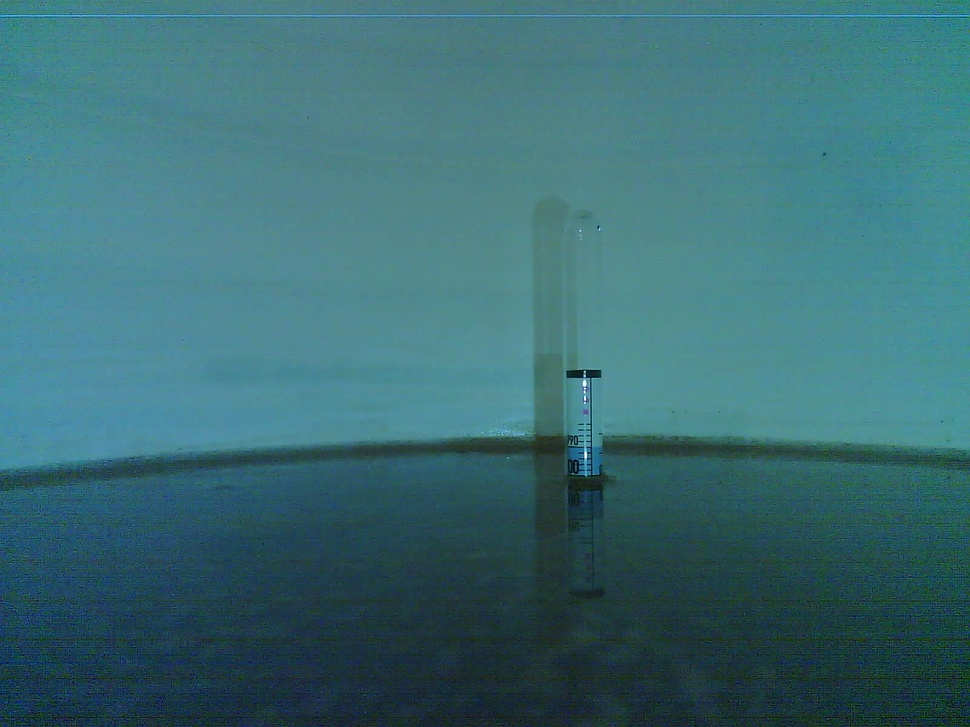
#> input picture HydroCamPictureGrabber/photos/20201204-114655.jpg, 970 x 727 px, shrunk from 1600 x 1200 before the run; its folder holds only this picture in this run
$ python image_processing_test.py
#> lines starting #> are read from the running program, lines starting #| are printed output that depends on the picture; after the words box and inside, x2 and y2 are one past the last pixel; in counts of white or black regions, pixels touching at a corner belong together
#> further down, test_img is the input picture: shape (727, 970, 3); mean B, G, R 116.1, 108.6, 58.7
### HydroCamPictureGrabber/HydroCam.py
import matplotlib.pyplot as plt
import traceback
import numpy as np
import cv2 as cv

def count_marks(img_filename):
#> called with img_filename = 'photos/20201204-114655.jpg'
    try:
        img = cv.imread(img_filename)
        fig = plt.figure()
        fig.set_size_inches(12, 8, forward=True)

        ax1 = fig.add_subplot(1,9,1)
        ax1.imshow(img)
        img_gray = cv.cvtColor(img, cv.COLOR_BGR2GRAY)
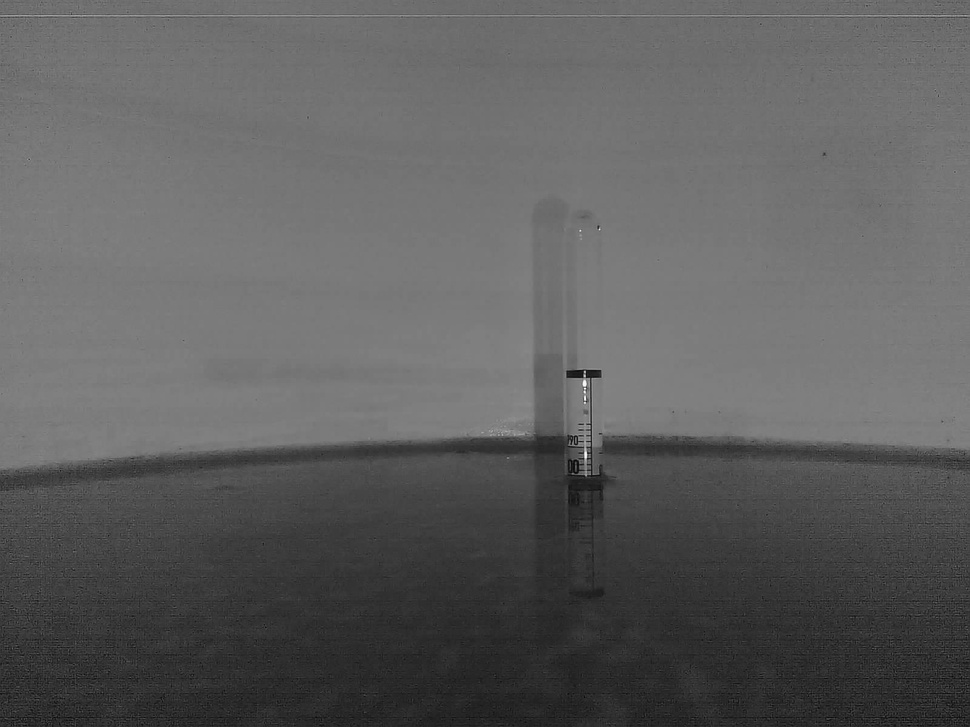
#> img_gray: shape (727, 970); min 5, max 248, mean 94.5
        img_hsv  = cv.cvtColor(img, cv.COLOR_BGR2HSV)
#> img_hsv: shape (727, 970, 3); mean H, S, V 93.6, 129.2, 117
        template_bar = cv.imread('bar_template.png', 0)
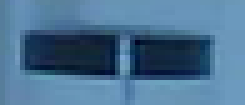
#> input picture HydroCamPictureGrabber/bar_template.png, 49 x 21 px, shrunk from 81 x 35 before the run (shown 5 times larger)
#> template_bar: shape (21, 49); min 7, max 157, mean 104.5
        w, h = template_bar.shape[::-1]
#> w = 49; h = 21

        res = cv.matchTemplate(img_gray, template_bar, cv.TM_CCOEFF)
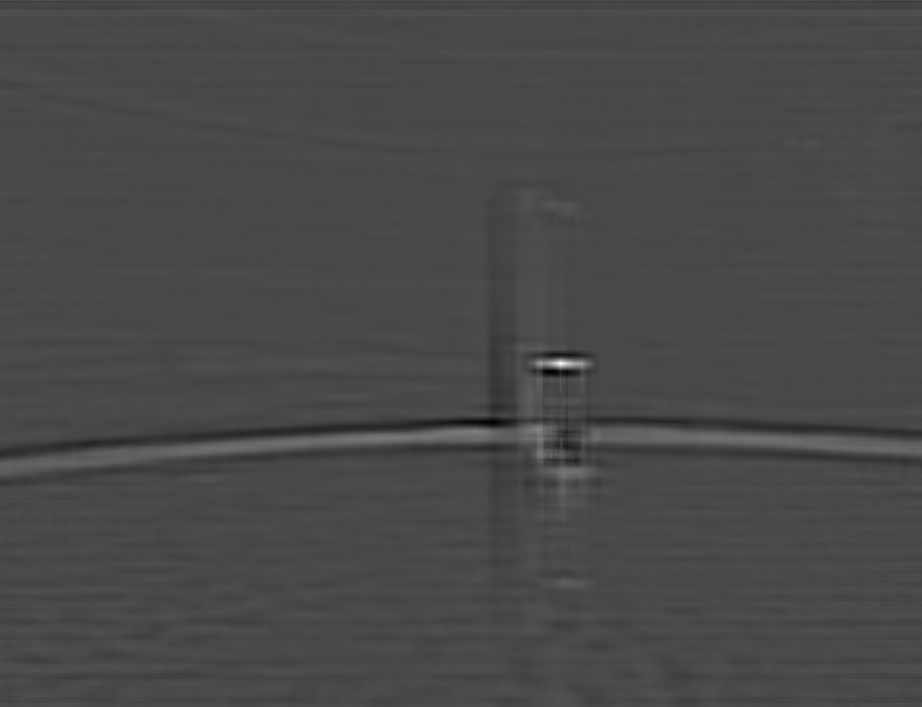
#> res: shape (707, 922) float32; min -647918.5, max 1614223.2, mean -309; drawn with min black and max white
        min_val, max_val, min_loc, max_loc = cv.minMaxLoc(res)
#> min_val = -647918.5; max_val = 1614223.2; min_loc = (552, 371); max_loc = (560, 363)

        top_left = max_loc
#> top_left = (560, 363)
        bottom_right = (top_left[0] + w, top_left[1] + h)
#> bottom_right = (609, 384)

        img = img[top_left[1]:, top_left[0]-10:bottom_right[0]+10]
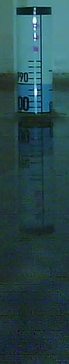
#> img: shape (364, 69, 3); mean B, G, R 76.1, 72.4, 40
        ax2 = fig.add_subplot(1,9,2)
        ax2.imshow(img)
        img_hsv  = cv.cvtColor(img, cv.COLOR_BGR2HSV)
#> img_hsv: shape (364, 69, 3); mean H, S, V 91.4, 124.2, 78.2
        img_gray = cv.cvtColor(img, cv.COLOR_BGR2GRAY)
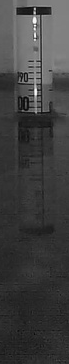
#> img_gray: shape (364, 69); min 5, max 248, mean 63.1

        ax3 = fig.add_subplot(1,9,3)
        ax3.imshow(img_hsv)
        dot_mask = cv.inRange(img_hsv, np.array([120, 60, 90]), np.array([150, 150, 150]))
#> dot_mask: shape (364, 69); every value is 0
        ax4 = fig.add_subplot(1,9,4)
        ax4.imshow(dot_mask)

        # [4 lines of commented-out code are left out]

        grad_y = cv.Sobel(img_gray, cv.CV_16S, 0, 1, ksize=7, scale=1, delta=0, borderType = cv.BORDER_DEFAULT).astype(np.float32)
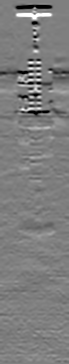
#> grad_y: shape (364, 69) float32; min -32768, max 32767, mean -410.2; drawn with min black and max white
        grad_y = (255 * (grad_y - np.min(grad_y)) / (np.max(grad_y) - np.min(grad_y))).astype(np.uint8)
        _, grad_y = cv.threshold(grad_y, 160, 255, cv.THRESH_BINARY)
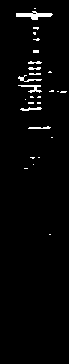
#> grad_y: shape (364, 69); 2.4% white; 28 white regions (20 under 20 px), largest, box (x1, y1, x2, y2) and area: (16, 11, 53, 20) 169, (18, 85, 42, 93) 79, (18, 75, 42, 82) 56
        ax5 = fig.add_subplot(1,9,5)
        ax5.imshow(grad_y)

        element1 = cv.getStructuringElement(cv.MORPH_ELLIPSE, (4, 4))
        element2 = cv.getStructuringElement(cv.MORPH_ELLIPSE, (2, 2))
        dot_mask = cv.dilate(dot_mask, element1, iterations=2)
        ax6 = fig.add_subplot(1,9,6)
        ax6.imshow(dot_mask)
        dot_mask = cv.bitwise_and(grad_y, dot_mask)
        ax7 = fig.add_subplot(1,9,7)
        ax7.imshow(dot_mask)
        dot_mask = cv.erode(dot_mask, element2, iterations=1)
        ax8 = fig.add_subplot(1,9,8)
        ax8.imshow(dot_mask)
        dot_mask = cv.dilate(dot_mask, element1, iterations=2)
        ax9 = fig.add_subplot(1,9,9)
        ax9.imshow(dot_mask)

        dot_contours, dot_hierarchy = cv.findContours(dot_mask, cv.RETR_TREE, cv.CHAIN_APPROX_SIMPLE)
#> dot_contours = []; dot_hierarchy = None
        num_dots = len(dot_contours)
#> num_dots = 0

        start_point = (0, 0)
        for i in range(len(dot_contours)):
            m = cv.moments(dot_contours[i])
            p = (int(m["m10"] / m["m00"]), int(m["m01"] / m["m00"]))
            if (p[1] > start_point[1]):
                start_point = p
#> this loop made 0 passes
#> after the loop, start_point = (0, 0)

        distances = []
        gap_count = 0
        in_white  = True
        for r in range(start_point[1], grad_y.shape[0]):
            p = grad_y[r, start_point[0]]
            if p == 255 and in_white == False:
                in_white = True
                distances.append(gap_count)
                gap_count = 0
            elif p != 255 and img_hsv[r, start_point[0]][1] < 70 and img_hsv[r, start_point[0]][2] < 65:
                break
            elif p == 0:
                gap_count += 1
                in_white = False
#> after the loop, distances = []; gap_count = 74

        gap_length = np.mean(distances)
#> gap_length = nan
        marker_count = len(distances) - 1 + max(2, (gap_count / gap_length))
#> marker_count = 1
        if num_dots != 2 and num_dots != 3:
            marker_count, num_dots = (-1, -1)

        print((marker_count, num_dots))
        plt.show()
#> figure, not shown here; B, G, R data is drawn as R, G, B
        return (marker_count, num_dots)
    except Exception:
        print(traceback.format_exc())
        return (-1, -1)

# [2 lines that do not run on import are left out]

### HydroCamPictureGrabber/image_processing_test.py
import os
import cv2 as cv

from HydroCam import count_marks

for filename in os.listdir("photos"):
    if filename.endswith(".jpg"):
        test_img = cv.imread("photos/"+filename)
        count_marks("photos/"+filename)
        print()
